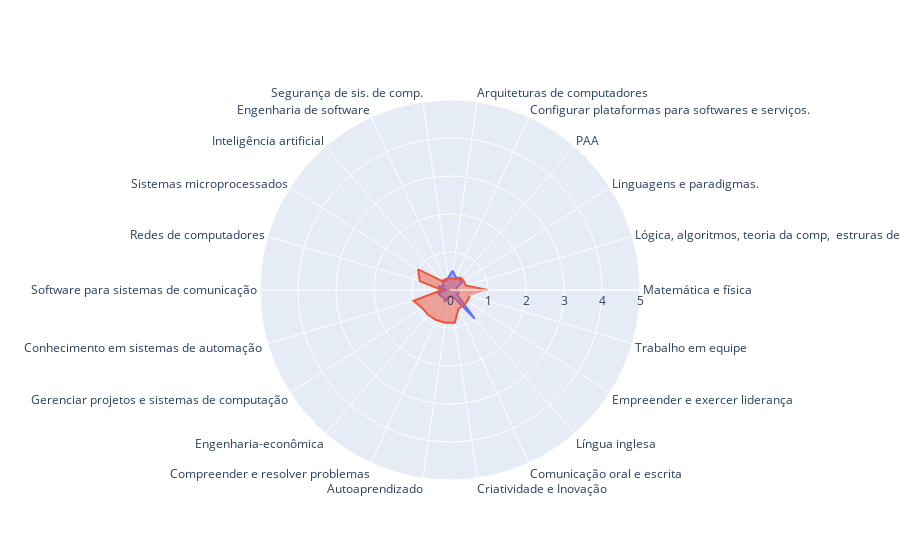

Source (notebook cell):
### Markdown cell above
#### Visão do mercado e do aluno

### Code cell
categorias = list(comparacao_nota.keys())

fig = go.Figure()

fig.add_trace(go.Scatterpolar(
    r=list(comparacao_nota.values()),
    theta=categorias,
    fill='toself',
    name='Visão do aluno'
))

fig.add_trace(go.Scatterpolar(
    r=list(visao_mercado.values()),
    theta=categorias,
    fill='toself',
    name='Visão do mercado'
))

fig.update_layout(
  polar=dict(
    radialaxis=dict(
      visible=True,
      range=[0, 5]
    )),
  showlegend=False
)

fig.show()

### Figure 1 — Plotly figure (JSON) as saved in the notebook; plotly's stock layout.template omitted (floating-point values rounded to 4 significant figures)
{"data": [{"fill": "toself", "name": "Visão do aluno", "r": [0.19, 0.17, 0.37, 0.39, 0.37, 0.51, 0.33, 0.26, 0.32, 0.19, 0.33, 0.09, 0.32, 0.29, 0.26, 0.32, 0.18, 0.17, 0.18, 1, 0.22, 0.26], "theta": ["Matemática e física", "Lógica, algoritmos, teoria da comp,  estruras de dados.", "Linguagens e paradigmas.", "PAA", "Configurar plataformas para softwares e serviços.", "Arquiteturas de computadores", "Segurança de sis. de comp.", "Engenharia de software", "Inteligência artificial", "Sistemas microprocessados", "Redes de computadores", "Software para sistemas de comunicação", "Conhecimento em sistemas de automação ", "Gerenciar projetos e sistemas de computação", "Engenharia-econômica", "Compreender e resolver problemas", "Autoaprendizado", "Criatividade e Inovação", "Comunicação oral e escrita", "Língua inglesa", "Empreender e exercer liderança", "Trabalho em equipe"], "type": "scatterpolar"}, {"fill": "toself", "name": "Visão do mercado", "r": [1, 0.43, 0.43, 0.43, 0.31, 0.31, 0.31, 0.31, 0.31, 1, 0.83, 0.21, 1, 0.87, 0.87, 0.87, 0.87, 0.87, 0.54, 0.54, 0.54, 0.54], "theta": ["Matemática e física", "Lógica, algoritmos, teoria da comp,  estruras de dados.", "Linguagens e paradigmas.", "PAA", "Configurar plataformas para softwares e serviços.", "Arquiteturas de computadores", "Segurança de sis. de comp.", "Engenharia de software", "Inteligência artificial", "Sistemas microprocessados", "Redes de computadores", "Software para sistemas de comunicação", "Conhecimento em sistemas de automação ", "Gerenciar projetos e sistemas de computação", "Engenharia-econômica", "Compreender e resolver problemas", "Autoaprendizado", "Criatividade e Inovação", "Comunicação oral e escrita", "Língua inglesa", "Empreender e exercer liderança", "Trabalho em equipe"], "type": "scatterpolar"}], "layout": {"polar": {"radialaxis": {"range": [0, 5], "visible": true}}, "showlegend": false}}
